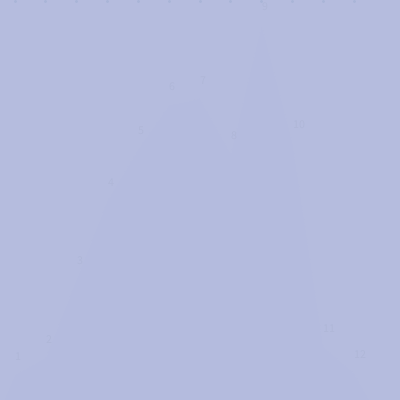
Frame 1 (no input)
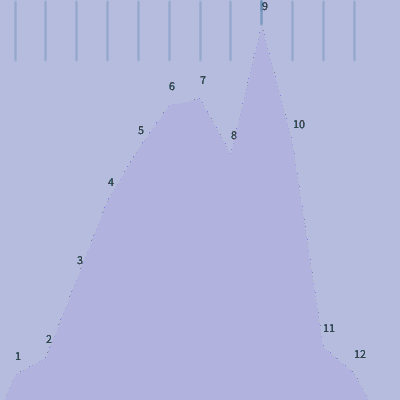
Frame 60 (the mouse pressed at the canvas centre just before this capture)
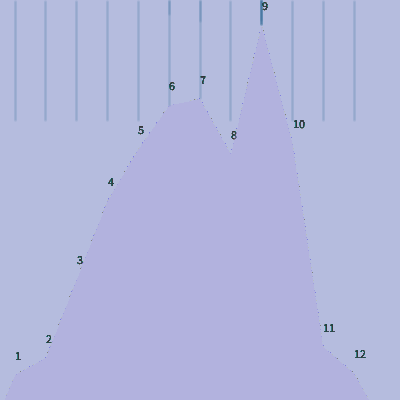
Frame 120 (the mouse held since frame 60 and released just before this capture)

The Processing sketch that drew these frames (run headless with seeded random() and noise(); from frame 60 on, the mouse is pressed at the canvas centre):

// Processing sketch: processing_80828
// ── processing_80828.pde

//hannah schmitt
//homework 12
//copyright hannah schmitt carnegie mellon university 2012

//a lot of assistance of the class notes: array #3 were used to create original graph
//manipulation of graph was created completely individually

//this graph shows the average monthly rainfall in mm in Offa, Nigeria. This is of interest to me
//because I am currently working on helping a CMU alumni design an elementary school there

//the points of each rainfall value falls into place. the intention was to have the background
//look like falling rain. 

int [] rainAvg= {
  10, 21, 71, 121, 154, 182, 186, 151, 233, 158, 28, 11
};
float leftEdge, rightEdge, topEdge, bottomEdge;
color c1;
int minValue, maxValue;
final int first_month = 1;
final int last_month = 12;


void setup ()
{
  size (400, 400);

  leftEdge = 15;
  rightEdge = width- 15;
  strokeWeight (5);
  minValue = min(rainAvg);
  maxValue = max(rainAvg);
  topEdge = 25;
  bottomEdge = height-25;
background (181, 188, 222);
c1= color(28, 51, 62, 10);
}

void draw ()
{
//  background (181, 188, 222, 20);
  plot ();
}

void plot ()
{

  
  float x1, y1;
  x1 = 0;
  y1 = 0;
  
  beginShape();
  vertex(0,height+10);
  for (int i = 0; i< rainAvg.length; i++)
  {
    float x =
    map (i, 0, rainAvg.length, leftEdge, rightEdge);
    float y= map(rainAvg[i], maxValue, minValue, topEdge, bottomEdge);
    stroke (26, 88, 134, 20); 
    strokeWeight (3);
    point (x,  frameCount%y);
    
    fill(144, 171, 183,5);
    vertex(x, y);
    
    pushStyle();
    fill(c1);
    int year = (i + first_month);
    text(year, x, y-15);
    popStyle();
   
    x1= x;
    y1= y;
    
  }
  noStroke();
  vertex(375,height+10);
  endShape(CLOSE);
}
